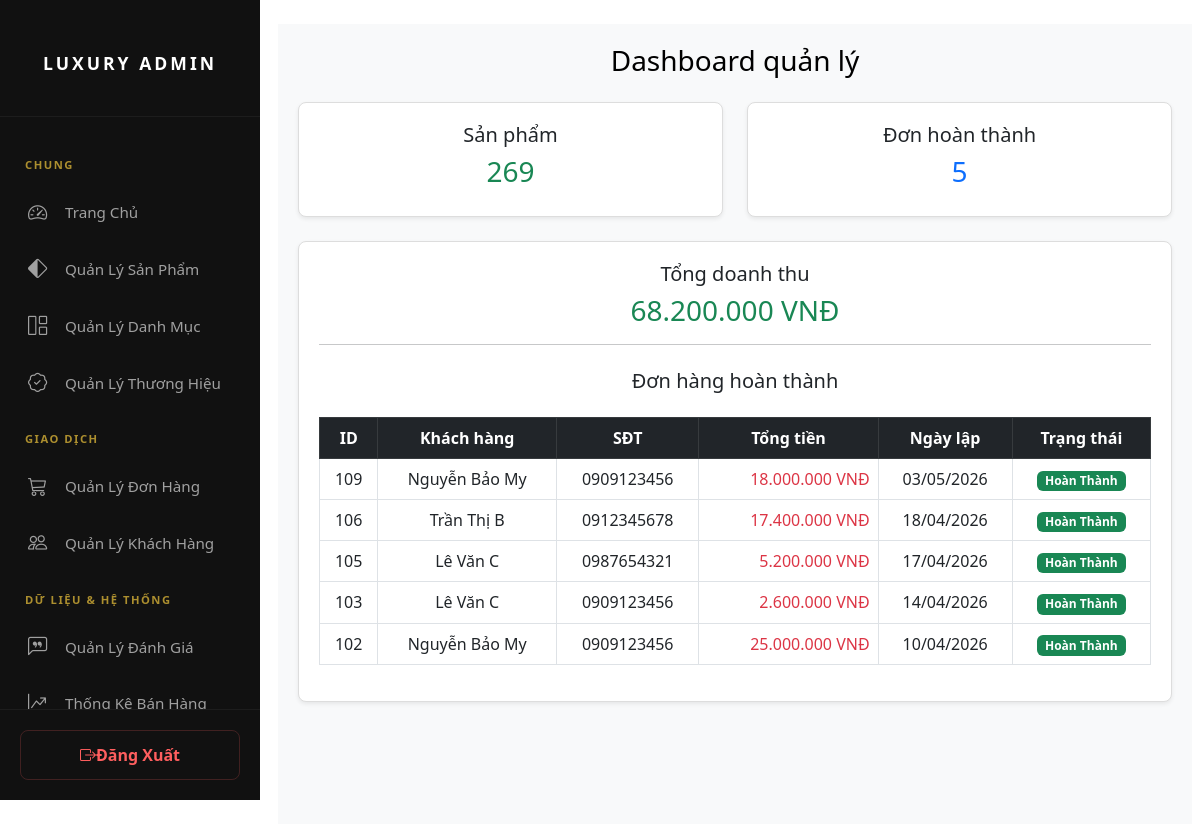
/admin/admin.php, run on the app's committed database.
### tables this page shows
CREATE TABLE `hoadon` (
  `IdHoaDon` int(11) NOT NULL,
  `NgayLap` date NOT NULL,
  `TongTien` decimal(15,2) NOT NULL,
  `id_khachhang` int(11) NOT NULL,
  `HoTenKhachHang` varchar(50) NOT NULL,
  `Email` varchar(100) DEFAULT NULL,
  `DiaChi` varchar(100) DEFAULT NULL,
  `SoDienThoai` varchar(50) DEFAULT NULL,
  `PhuongThucThanhToan` varchar(50) DEFAULT NULL,
  `NgayDat` datetime DEFAULT NULL,
  `TrangThai` varchar(20) DEFAULT NULL
);

### admin/admin.php (the view)
<?php include('header.php'); ?>
<?php
include('../php/config.php');
$conn->set_charset("utf8mb4");
$sql_products = "SELECT COUNT(*) AS total_products FROM sanpham";
$result_products = $conn->query($sql_products);
$row_products = $result_products->fetch_assoc();
$total_products = $row_products['total_products'] ?? 0;
$sql_orders = "SELECT COUNT(*) AS total_orders
               FROM hoadon
               WHERE TrangThai = 'Hoàn Thành'";
$result_orders = $conn->query($sql_orders);
$row_orders = $result_orders->fetch_assoc();
$total_orders = $row_orders['total_orders'] ?? 0;
$sql_revenue = "SELECT SUM(TongTien) AS total_revenue
                FROM hoadon
                WHERE TrangThai = 'Hoàn Thành'";
$result_revenue = $conn->query($sql_revenue);
$row_revenue = $result_revenue->fetch_assoc();
$total_revenue = $row_revenue['total_revenue'] ?? 0;
$sql_list_orders = "
    SELECT IdHoaDon, HoTenKhachHang, SoDienThoai, TongTien, NgayLap, TrangThai
    FROM hoadon
    WHERE TrangThai = 'Hoàn Thành'
    ORDER BY NgayLap DESC
    LIMIT 10
";
$result_list_orders = $conn->query($sql_list_orders);
?>
<link rel="stylesheet" href="../css/admin.css">
<div class="container-fluid mt-4">
    <div class="row">
        <div class="col-md-9 main-content">
            <h3 class="text-center">Dashboard quản lý</h3>
            <div class="row mt-4">
                <div class="col-md-6">
                    <div class="card shadow-sm">
                        <div class="card-body text-center">
                            <h5>Sản phẩm</h5>
                            <h3 class="text-success"><?php echo $total_products; ?></h3>
                        </div>
                    </div>
                </div>
                <div class="col-md-6">
                    <div class="card shadow-sm">
                        <div class="card-body text-center">
                            <h5>Đơn hoàn thành</h5>
                            <h3 class="text-primary"><?php echo $total_orders; ?></h3>
                        </div>
                    </div>
                </div>
            </div>
            <div class="card mt-4 shadow-sm">
                <div class="card-body">
                    <h5 class="text-center">Tổng doanh thu</h5>
                    <h3 class="text-center text-success">
                        <?php echo number_format($total_revenue, 0, ',', '.'); ?> VNĐ
                    </h3>
                    <hr>
                    <h5 class="mt-4">Đơn hàng hoàn thành</h5>
                    <div class="table-responsive">
                        <table class="table table-bordered table-hover mt-3">
                            <thead class="table-dark text-center">
                                <tr>
                                    <th>ID</th>
                                    <th>Khách hàng</th>
                                    <th>SĐT</th>
                                    <th>Tổng tiền</th>
                                    <th>Ngày lập</th>
                                    <th>Trạng thái</th>
                                </tr>
                            </thead>
                            <tbody>
                                <?php if ($result_list_orders && $result_list_orders->num_rows > 0): ?>
                                    <?php while ($row = $result_list_orders->fetch_assoc()): ?>
                                        <tr>
                                            <td class="text-center"><?php echo $row['IdHoaDon']; ?></td>
                                            <td><?php echo $row['HoTenKhachHang']; ?></td>
                                            <td><?php echo $row['SoDienThoai']; ?></td>
                                            <td class="text-end text-danger">
                                                <?php echo number_format($row['TongTien'], 0, ',', '.'); ?> VNĐ
                                            </td>
                                            <td class="text-center">
                                                <?php echo date('d/m/Y', strtotime($row['NgayLap'])); ?>
                                            </td>
                                            <td class="text-center">
                                                <span class="badge bg-success">
                                                    <?php echo $row['TrangThai']; ?>
                                                </span>
                                            </td>
                                        </tr>
                                    <?php endwhile; ?>
                                <?php else: ?>
                                    <tr>
                                        <td colspan="6" class="text-center">Không có đơn hàng</td>
                                    </tr>
                                <?php endif; ?>
                            </tbody>
                        </table>
                    </div>
                </div>
            </div>
        </div>
    </div>
</div>
</body>
</html>

### css/header.css (style rules this page uses)
:root { --bg-dark: #121212; --bg-sidebar: #1a1a1a; --gold-primary: #d4af37; --gold-light: #f4e0af; --text-gray: #a0a0a0; --transition: all 0.3s cubic-bezier(0.4, 0, 0.2, 1); }
* { margin: 0; padding: 0; box-sizing: border-box; }
body { background-color: var(--bg-body); font-family: 'Segoe UI', Tahoma, Geneva, Verdana, sans-serif; color: var(--text-main); }
.main-content { margin-left: 280px; padding: 20px; min-height: 100vh; background-color: #f8f9fa; flex: 1; }

### css/admin.css (style rules this page uses)
* { margin: 0; padding: 0; box-sizing: border-box; }
body { background-color: var(--bg-body); font-family: 'Segoe UI', Tahoma, Geneva, Verdana, sans-serif; color: var(--text-main); }
.main-content { margin-left: 270px; padding: 20px; transition: margin-left 0.3s ease; }
.card { border-radius: 8px; border: 1px solid #ddd; box-shadow: 0 4px 8px rgba(0, 0, 0, 0.1); transition: transform 0.3s ease-in-out; }
.card-body { padding: 20px; text-align: center; }
.container-fluid { padding-left: 20px; padding-right: 20px; }

### data on the page
hoadon: IdHoaDon "109", HoTenKhachHang "Nguyễn Bảo My", SoDienThoai "0909123456", TongTien "18.000.000", NgayLap "03/05/2026", TrangThai "Hoàn Thành"
hoadon: IdHoaDon "106", HoTenKhachHang "Trần Thị B", SoDienThoai "0912345678", TongTien "17.400.000", NgayLap "18/04/2026", TrangThai "Hoàn Thành"
hoadon: IdHoaDon "105", HoTenKhachHang "Lê Văn C", SoDienThoai "0987654321", TongTien "5.200.000", NgayLap "17/04/2026", TrangThai "Hoàn Thành"
hoadon: IdHoaDon "103", HoTenKhachHang "Lê Văn C", SoDienThoai "0909123456", TongTien "2.600.000", NgayLap "14/04/2026", TrangThai "Hoàn Thành"
hoadon: IdHoaDon "102", HoTenKhachHang "Nguyễn Bảo My", SoDienThoai "0909123456", TongTien "25.000.000", NgayLap "10/04/2026", TrangThai "Hoàn Thành"

### other printed values
$total_products "269"
$total_orders "5"
$total_revenue "68.200.000"
